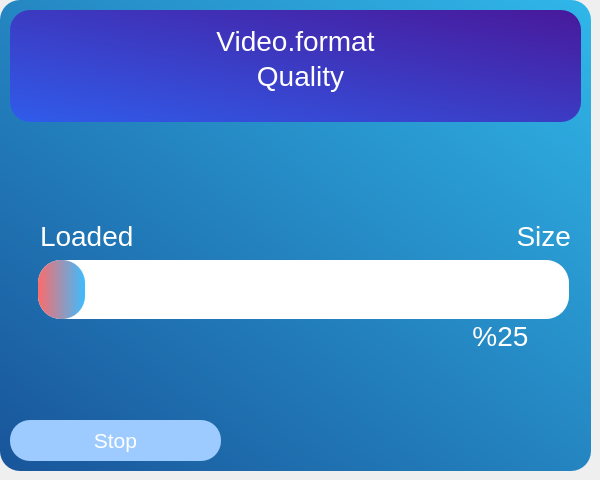
    <widget class="QWidget" name="page_5">
     <widget class="QFrame" name="frame_2">
      <property name="geometry">
       <rect>
        <x>0</x>
        <y>0</y>
        <width>591</width>
        <height>471</height>
       </rect>
      </property>
      <property name="styleSheet">
       <string notr="true">QFrame {
    	background-color: qlineargradient(spread:pad, x1:0.0284091, y1:1, x2:1, y2:0, stop:0 rgba(25, 86, 155, 255), stop:1 rgba(48, 183, 233, 255));
	color: rgb(220, 220, 220);
    border-radius: 20px;
}
</string>
      </property>
      <widget class="QProgressBar" name="progressBar">
       <property name="geometry">
        <rect>
         <x>38</x>
         <y>260</y>
         <width>531</width>
         <height>59</height>
        </rect>
       </property>
       <property name="styleSheet">
        <string notr="true">QProgressBar{
background-color: rgb(255, 255, 255);
 color: rgb(200, 200, 200);
  border-style: none;
  border-radius: 23px;
  text-align: center;
}

QProgressBar::chunk{
border-radius : 23;
	background-color: qlineargradient(spread:pad, x1:0, y1:0, x2:1, y2:0, stop:0 rgba(251, 108, 108, 255), stop:1 rgba(61, 188, 254, 255));
}
</string>
       </property>
       <property name="value">
        <number>9</number>
       </property>
       <property name="alignment">
        <set>Qt::AlignLeading|Qt::AlignLeft|Qt::AlignVCenter</set>
       </property>
       <property name="textVisible">
        <bool>false</bool>
       </property>
       <property name="orientation">
        <enum>Qt::Horizontal</enum>
       </property>
       <property name="invertedAppearance">
        <bool>false</bool>
       </property>
       <property name="textDirection">
        <enum>QProgressBar::TopToBottom</enum>
       </property>
      </widget>
      <widget class="QPushButton" name="finder_p_8">
       <property name="geometry">
        <rect>
         <x>10</x>
         <y>420</y>
         <width>211</width>
         <height>41</height>
        </rect>
       </property>
       <property name="font">
        <font>
         <pointsize>16</pointsize>
        </font>
       </property>
       <property name="styleSheet">
        <string notr="true">QPushButton {
background-color: rgb(158, 203, 255);
color: rgb(255, 255,255);
border-radius: 20px;
}

QPushButton:hover{
 
	
	background-color: rgb(143, 184, 231);
}

QPushButton:pressed {
background-color: rgb(126, 162, 203);
color: rgb(204, 204, 204);

}</string>
       </property>
       <property name="text">
        <string>Stop</string>
       </property>
      </widget>
      <widget class="QLabel" name="VideoSize_3">
       <property name="geometry">
        <rect>
         <x>470</x>
         <y>220</y>
         <width>101</width>
         <height>31</height>
        </rect>
       </property>
       <property name="font">
        <font>
         <family>Segoe UI Symbol</family>
         <pointsize>21</pointsize>
        </font>
       </property>
       <property name="styleSheet">
        <string notr="true">background-color: none;
color: rgb(255, 255, 255);</string>
       </property>
       <property name="text">
        <string>Size</string>
       </property>
       <property name="alignment">
        <set>Qt::AlignRight|Qt::AlignTrailing|Qt::AlignVCenter</set>
       </property>
      </widget>
      <widget class="QLabel" name="VideoSize_4">
       <property name="geometry">
        <rect>
         <x>40</x>
         <y>220</y>
         <width>131</width>
         <height>31</height>
        </rect>
       </property>
       <property name="font">
        <font>
         <family>Segoe UI Symbol</family>
         <pointsize>21</pointsize>
        </font>
       </property>
       <property name="styleSheet">
        <string notr="true">background-color: none;
color: rgb(255, 255, 255);</string>
       </property>
       <property name="text">
        <string>Loaded</string>
       </property>
       <property name="alignment">
        <set>Qt::AlignLeading|Qt::AlignLeft|Qt::AlignVCenter</set>
       </property>
      </widget>
      <widget class="QLabel" name="VideoSize_5">
       <property name="geometry">
        <rect>
         <x>450</x>
         <y>320</y>
         <width>101</width>
         <height>31</height>
        </rect>
       </property>
       <property name="font">
        <font>
         <family>Segoe UI Symbol</family>
         <pointsize>21</pointsize>
        </font>
       </property>
       <property name="styleSheet">
        <string notr="true">background-color: none;
color: rgb(255, 255, 255);</string>
       </property>
       <property name="text">
        <string>%25</string>
       </property>
       <property name="alignment">
        <set>Qt::AlignCenter</set>
       </property>
      </widget>
      <widget class="QFrame" name="frame_10">
       <property name="geometry">
        <rect>
         <x>10</x>
         <y>10</y>
         <width>571</width>
         <height>112</height>
        </rect>
       </property>
       <property name="styleSheet">
        <string notr="true">QFrame {
    
	background-color: qlineargradient(spread:pad, x1:0.0284091, y1:1, x2:1, y2:0, stop:0 rgba(48, 91, 233), stop:1 rgba(72, 25, 155));
	color: rgb(220, 220, 220);
    border-radius: 20px;
}</string>
       </property>
       <property name="frameShape">
        <enum>QFrame::StyledPanel</enum>
       </property>
       <property name="frameShadow">
        <enum>QFrame::Raised</enum>
       </property>
      </widget>
     </widget>
     <widget class="QLabel" name="label_11">
      <property name="geometry">
       <rect>
        <x>30</x>
        <y>20</y>
        <width>531</width>
        <height>41</height>
       </rect>
      </property>
      <property name="font">
       <font>
        <family>Segoe UI Symbol</family>
        <pointsize>21</pointsize>
       </font>
      </property>
      <property name="styleSheet">
       <string notr="true">background-color: none;
color: rgb(255, 255, 255);</string>
      </property>
      <property name="text">
       <string>Video.format</string>
      </property>
      <property name="alignment">
       <set>Qt::AlignCenter</set>
      </property>
     </widget>
     <widget class="QLabel" name="label_12">
      <property name="geometry">
       <rect>
        <x>70</x>
        <y>50</y>
        <width>461</width>
        <height>51</height>
       </rect>
      </property>
      <property name="font">
       <font>
        <family>Segoe UI Symbol</family>
        <pointsize>21</pointsize>
       </font>
      </property>
      <property name="styleSheet">
       <string notr="true">background-color: none;
color: rgb(255, 255, 255);</string>
      </property>
      <property name="text">
       <string>Quality</string>
      </property>
      <property name="alignment">
       <set>Qt::AlignCenter</set>
      </property>
     </widget>
    </widget>
